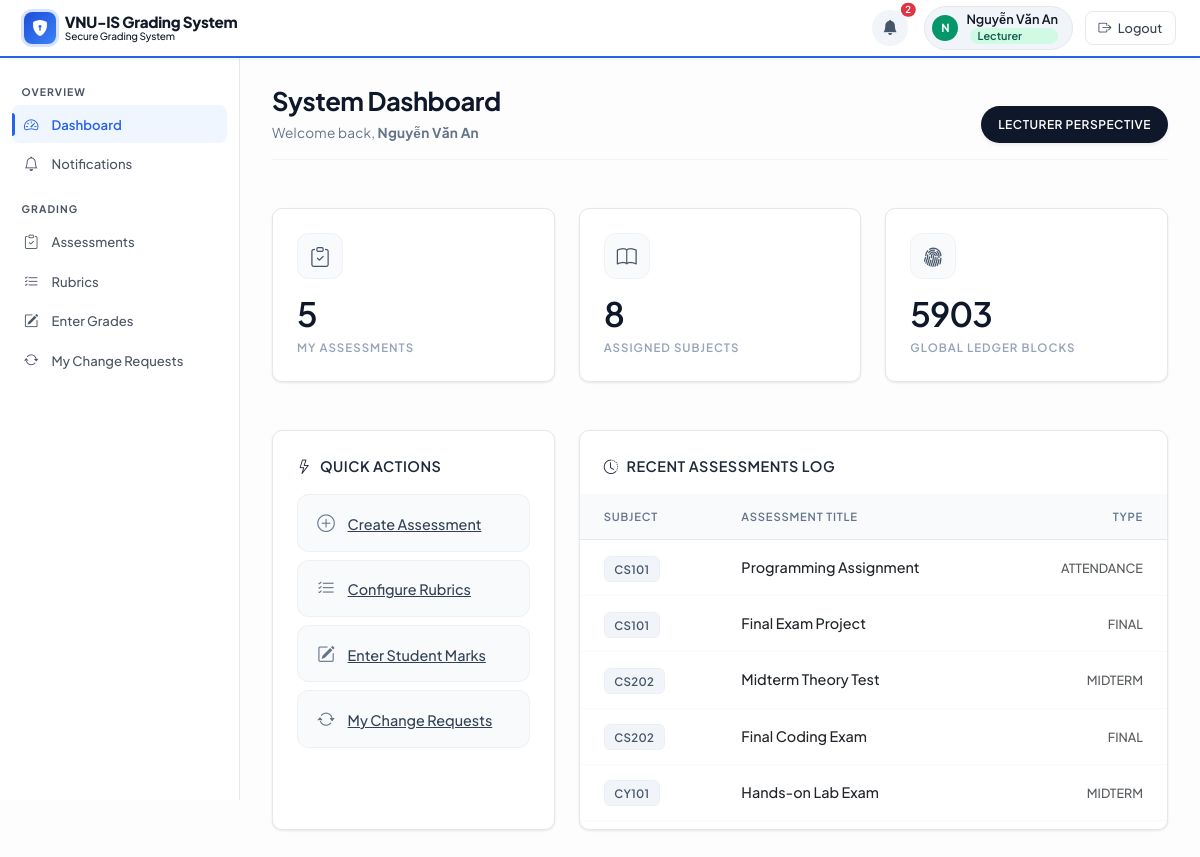
/index.php?page=dashboard (signed in), run on the app's committed database.
### tables this page shows
CREATE TABLE `assessments` (
  `id` int(11) NOT NULL,
  `subject_id` int(11) NOT NULL,
  `lecturer_id` int(11) NOT NULL,
  `name` varchar(255) NOT NULL,
  `type` varchar(50) NOT NULL DEFAULT 'attendance',
  `weight` decimal(5,2) NOT NULL DEFAULT 0.00,
  `max_score` decimal(5,2) NOT NULL DEFAULT 100.00,
  `semester` varchar(50) NOT NULL DEFAULT '2024-1',
  `created_at` timestamp NOT NULL DEFAULT current_timestamp()
);

CREATE TABLE `subjects` (
  `id` int(11) NOT NULL,
  `program_id` int(11) NOT NULL,
  `code` varchar(50) NOT NULL,
  `name` varchar(255) NOT NULL,
  `credits` int(11) NOT NULL DEFAULT 3,
  `created_at` timestamp NOT NULL DEFAULT current_timestamp(),
  `lecturer_id` int(11) DEFAULT NULL
);

### includes/core.php (called while the page is built, shortened)
<?php
require_once __DIR__ . '/../classes/database.php';
function db(): PDO {
    return Database::getInstance()->pdo;
}
function qAll(string $sql, array $p = []): array {
    $s = db()->prepare($sql); $s->execute($p); return $s->fetchAll();
}
function qOne(string $sql, array $p = []) {
    $s = db()->prepare($sql); $s->execute($p); return $s->fetch();
}
function role(): ?string     { return $_SESSION['role'] ?? null; }
function uid(): int          { return (int)($_SESSION['user_id'] ?? 0); }
function fullName(): string  { return $_SESSION['full_name'] ?? ''; }

### classes/database.php (called while the page is built, shortened)
<?php
class Database {
    private static $instance = null;
    private $pdo;
    private function __construct() {
        try {
            $dsn = "mysql:host=" . DB_HOST . ";dbname=" . DB_NAME . ";charset=" . DB_CHARSET;
            $this->pdo = new PDO($dsn, DB_USER, DB_PASS, [
                PDO::ATTR_ERRMODE            => PDO::ERRMODE_EXCEPTION,
                PDO::ATTR_DEFAULT_FETCH_MODE => PDO::FETCH_ASSOC,
                PDO::ATTR_EMULATE_PREPARES   => false,
            ]);
        } catch (PDOException $e) {
            die("Database connection failed: " . $e->getMessage());
        }
    }
    public static function getInstance() {
        if (self::$instance === null) {
            self::$instance = new Database();
        }
        return self::$instance;
    }
    public function __get($name) {
        if ($name === 'pdo') return $this->pdo;
        return null;
    }
}

### view/dashboard.php (the view, shortened to what this page needs)
<?php
function pageDASHBOARD(array $data = []): void {
    extract($data);
    $r = role(); $u = uid();
    echo "<div class='d-flex justify-content-between align-items-end mb-5 pb-3 border-bottom' style='border-color: #f1f5f9 !important;'>";
    echo "<div><h4 class='mb-1 page-title'>System Dashboard</h4>";
    echo "<span class='page-subtitle'>Welcome back, <strong>".h(fullName())."</strong></span></div>";
    echo "<span class='luxury-badge badge-view shadow-sm'>".h($r)." perspective</span></div>";
    if ($r === 'admin') {
        $stats = [
            ['icon' => 'people',         'val' => $totalUsers,    'label' => 'Total Users'],
            ['icon' => 'book',           'val' => $totalSubjects, 'label' => 'Subjects'],
            ['icon' => 'bullseye',       'val' => $totalPlos,     'label' => 'Program PLOs'],
            ['icon' => 'diagram-3',      'val' => $totalClos,     'label' => 'Course CLOs'],
            ['icon' => 'fingerprint',    'val' => $totalLedger,   'label' => 'Ledger Logs'],
            ['icon' => 'shield-check',   'val' => $totalAssess,   'label' => 'Assessments'],
        ];
        echo "<div class='row g-4 mb-5'>";
        foreach ($stats as $s) {
            echo "<div class='col-6 col-md-2'>";
            echo "<div class='card luxury-card p-4 h-100'>";
            echo "<div class='luxury-icon-box'><i class='bi bi-{$s['icon']}'></i></div>";
            echo "<div class='stat-value'>{$s['val']}</div>";
            echo "<div class='stat-label'>{$s['label']}</div>";
            echo "</div></div>";
        }
        echo "</div>";
        echo "<div class='row g-4'>";
        echo "<div class='col-md-4'><div class='card luxury-card h-100'><div class='luxury-header'><i class='bi bi-mortarboard me-2'></i>Academic Structure</div><div class='card-body d-flex flex-column gap-2 p-4 pt-0'>";
        foreach ([['programs','mortarboard','Degree Programs'],['subjects','book','Manage Subjects'],['plos','bullseye','Program PLOs'],['clos','diagram-3','Course CLOs'],['clo_matrix','grid-3x3','CLO-PLO Mapping']] as $b) {
            echo "<a href='index.php?page={$b[0]}' class='luxury-action-btn'><span class='fw-medium'><i class='bi bi-{$b[1]} btn-icon'></i>{$b[2]}</span><i class='bi bi-chevron-right arrow-icon'></i></a>";
        }
        echo "</div></div></div>";
        echo "<div class='col-md-4'><div class='card luxury-card h-100'><div class='luxury-header'><i class='bi bi-people me-2'></i>Identity & Access</div><div class='card-body d-flex flex-column gap-2 p-4 pt-0'>";
        echo "<a href='index.php?page=users' class='luxury-action-btn'><span class='fw-medium'><i class='bi bi-person-gear btn-icon'></i>User Accounts</span><i class='bi bi-chevron-right arrow-icon'></i></a>";
        echo "<a href='index.php?page=enrollments' class='luxury-action-btn'><span class='fw-medium'><i class='bi bi-person-check btn-icon'></i>Course Enrollments</span><i class='bi bi-chevron-right arrow-icon'></i></a>";
        echo "</div></div></div>";
        echo "<div class='col-md-4'><div class='card luxury-card h-100'><div class='luxury-header'><i class='bi bi-shield-lock me-2'></i>Data Integrity</div><div class='card-body d-flex flex-column gap-2 p-4 pt-0'>";
        echo "<a href='index.php?page=ledger' class='luxury-action-btn'><span class='fw-medium'><i class='bi bi-fingerprint btn-icon'></i>Cryptographic Ledger</span><i class='bi bi-chevron-right arrow-icon'></i></a>";
        echo "<a href='index.php?page=verify_ledger' class='luxury-action-btn'><span class='fw-medium'><i class='bi bi-shield-check btn-icon'></i>Verify Ledger Blocks</span><i class='bi bi-chevron-right arrow-icon'></i></a>";
        echo "<a href='index.php?page=audit_logs' class='luxury-action-btn'><span class='fw-medium'><i class='bi bi-journal-text btn-icon'></i>System Audit Logs</span><i class='bi bi-chevron-right arrow-icon'></i></a>";
        $pendingBadge = (isset($pendingCount) && $pendingCount > 0) ? " <span class='badge bg-danger ms-1' style='font-size:0.6rem;'>{$pendingCount}</span>" : '';
        echo "<a href='index.php?page=grade_requests' class='luxury-action-btn'><span class='fw-medium'><i class='bi bi-arrow-repeat btn-icon'></i>Grade Change Requests{$pendingBadge}</span><i class='bi bi-chevron-right arrow-icon'></i></a>";
        echo "</div></div></div></div>";
    }
    elseif ($r === 'lecturer') {
        $myAssess = $myAssess ?? [];
        $mySubjCount = $mySubjCount ?? 0;
        echo "<div class='row g-4 mb-5'>";
        foreach ([
            ['clipboard-check', count($myAssess), 'My Assessments'],
            ['book',            $mySubjCount,     'Assigned Subjects'],
            ['fingerprint',     $totalLedger,     'Global Ledger Blocks'],
        ] as $s) {
            echo "<div class='col-md-4'>";
            echo "<div class='card luxury-card p-4 h-100'>";
            echo "<div class='luxury-icon-box'><i class='bi bi-{$s[0]}'></i></div>";
            echo "<div class='stat-value'>{$s[1]}</div>";
            echo "<div class='stat-label'>{$s[2]}</div>";
            echo "</div></div>";
        }
        echo "</div>";
        echo "<div class='row g-4'>";
        echo "<div class='col-md-4'><div class='card luxury-card h-100'><div class='luxury-header'><i class='bi bi-lightning me-2'></i>Quick Actions</div><div class='card-body d-flex flex-column gap-2 p-4 pt-0'>";
        foreach ([['assessments','plus-circle','Create Assessment'],['rubrics','list-check','Configure Rubrics'],['grade','pencil-square','Enter Student Marks'],['my_requests','arrow-repeat','My Change Requests']] as $b) {
            echo "<a href='index.php?page={$b[0]}' class='luxury-action-btn'><span class='fw-medium'><i class='bi bi-{$b[1]} btn-icon'></i>{$b[2]}</span><i class='bi bi-chevron-right arrow-icon'></i></a>";
        }
        echo "</div></div></div>";
        echo "<div class='col-md-8'><div class='card luxury-card h-100'><div class='luxury-header'><i class='bi bi-clock-history me-2'></i>Recent Assessments Log</div><div class='card-body p-0 pb-2'>";
        echo "<div class='table-responsive'><table class='table luxury-table mb-0'><thead><tr><th>Subject</th><th>Assessment Title</th><th class='text-end'>Type</th></tr></thead><tbody>";
        foreach ($myAssess as $a) {
            echo "<tr><td><span class='luxury-badge fw-semibold'>".h($a['sc'])."</span></td>";
            echo "<td class='fw-medium text-dark'>".h($a['name'])."</td>";
            echo "<td class='text-end'><span class='text-muted small fw-medium'>".strtoupper($a['type'])."</span></td></tr>";
        }
        echo "</tbody></table></div></div></div></div></div>";
    }
}

### includes/layout.php (style rules this page uses)
*, *::before, *::after { box-sizing: border-box; }
:root { --sidebar-bg: #ffffff; --sidebar-width: 240px; --navbar-h: 58px; --accent: #2563eb; --accent-hover: #1d4ed8; --accent-glow: rgba(37,99,235,.18); --surface: #ffffff; --surface-2: #f8fafc; --border: #e5e7eb; --text-main: #111827; --text-muted: #6b7280; --text-sidebar: #4b5563; --text-sidebar-active: #2563eb; --success: #10b981; --danger: #ef4444; --warning: #f59e0b; --info: #3b82f6; --radius: 10px; --shadow-sm: 0 1px 3px rgba(0,0,0,.06), 0 1px 2px rgba(0,0,0,.04); --shadow-md: 0 4px 16px rgba(0,0,0,.08); --shadow-lg: 0 10px 40px rgba(0,0,0,.10); --transition: all .18s ease; }
body { font-family: 'Inter', system-ui, sans-serif; background: var(--surface-2); color: var(--text-main); font-size: .875rem; line-height: 1.6; -webkit-font-smoothing: antialiased; }
.card { border: 1px solid var(--border) !important; border-radius: var(--radius) !important; box-shadow: var(--shadow-sm) !important; background: var(--surface); overflow: hidden; }
.card-body { padding: 1.1rem; }
.table { font-size: .84rem; }
.table th { font-size: .75rem; font-weight: 600; text-transform: uppercase; letter-spacing: .04em; color: var(--text-muted); background: #f9fafb; border-bottom: 1px solid var(--border) !important; padding: .65rem 1rem; }
.table td { padding: .65rem 1rem; border-color: #f3f4f6; vertical-align: middle; }

### view/dashboard.php (style rules this page uses)
body { background: #fdfdfd !important; color: #0f172a; font-family: 'Plus Jakarta Sans', sans-serif !important; }
.page-title { font-weight: 700; font-size: 1.6rem; letter-spacing: -0.5px; color: #0f172a; }
.page-subtitle { font-size: 0.85rem; color: #64748b; letter-spacing: 0.2px; }
.luxury-card { background: #ffffff; border: 1px solid rgba(15, 23, 42, 0.05); border-radius: 16px; box-shadow: 0 1px 3px rgba(0,0,0,0.01), 0 10px 30px -5px rgba(15, 23, 42, 0.03); transition: all 0.4s cubic-bezier(0.16, 1, 0.3, 1); }
.luxury-icon-box { width: 46px; height: 46px; display: flex; align-items: center; justify-content: center; border-radius: 12px; background: #f8fafc; color: #475569; font-size: 1.25rem; border: 1px solid rgba(15, 23, 42, 0.03); transition: all 0.3s ease; }
.stat-value { font-size: 2.1rem; font-weight: 600; letter-spacing: -1px; color: #0f172a; line-height: 1.1; margin-top: 1rem; }
.stat-label { font-size: 0.72rem; font-weight: 600; text-transform: uppercase; letter-spacing: 1px; color: #94a3b8; margin-top: 0.4rem; }
.luxury-header { padding: 1.5rem 1.5rem 1rem 1.5rem; background: transparent; border-bottom: none; font-weight: 600; font-size: 0.9rem; letter-spacing: 0.5px; text-transform: uppercase; color: #1e293b; }
.luxury-action-btn { background: #f8fafc; border: 1px solid rgba(15, 23, 42, 0.04); color: #334155 !important; border-radius: 12px; padding: 0.85rem 1.2rem; font-weight: 500; font-size: 0.9rem; display: flex; align-items: center; justify-content: space-between; transition: all 0.3s cubic-bezier(0.16, 1, 0.3, 1); }
.luxury-action-btn i.btn-icon { font-size: 1.1rem; margin-right: 0.8rem; color: #64748b; transition: color 0.3s ease; }
.luxury-table th { background-color: #f8fafc !important; color: #64748b; font-weight: 600; text-transform: uppercase; font-size: 0.7rem; letter-spacing: 0.8px; padding: 0.85rem 1.5rem !important; border-bottom: 1px solid #f1f5f9; }
.luxury-table td { padding: 1rem 1.5rem !important; vertical-align: middle; color: #334155; font-size: 0.9rem; border-bottom: 1px solid #f8fafc; }
.luxury-badge { font-size: 0.72rem; font-weight: 500; letter-spacing: 0.3px; padding: 0.3rem 0.6rem; border-radius: 6px; background: #f1f5f9; color: #475569; border: 1px solid rgba(0,0,0,0.02); }
.luxury-badge.badge-view { padding: 0.5rem 1rem; border-radius: 30px; background: #0f172a; color: #ffffff; font-weight: 600; font-size: 0.75rem; text-transform: uppercase; letter-spacing: 0.5px; }

### data on the page
assessments: subject.code "CS101", name "Programming Assignment", type "ATTENDANCE"
assessments: subject.code "CS101", name "Final Exam Project", type "FINAL"
assessments: subject.code "CS202", name "Midterm Theory Test", type "MIDTERM"
assessments: subject.code "CS202", name "Final Coding Exam", type "FINAL"
assessments: subject.code "CY101", name "Hands-on Lab Exam", type "MIDTERM"

### other printed values
APP_NAME "VNU-IS Grading System"
$unreadCount "2"
$initials "N"
$fn "Nguyễn Văn An"
$r "Lecturer"
$label "Dashboard Notifications Assessments Rubrics Enter Grades My Change Requests"
fullName() "Nguyễn Văn An"
$r "LECTURER"
$s[1] "5"
$s[2] "MY ASSESSMENTS"
$s[1] "8"
$s[2] "ASSIGNED SUBJECTS"
$s[1] "5903"
$s[2] "GLOBAL LEDGER BLOCKS"
$b[2] "Create Assessment"
